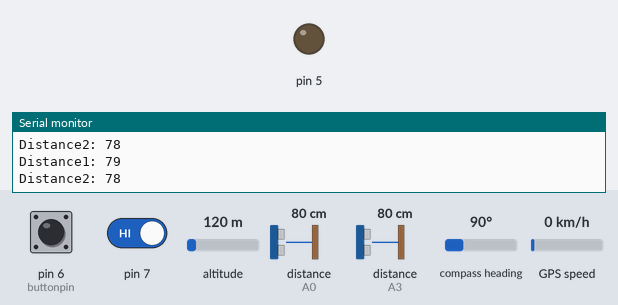
Bench run of a sketch on a simulated Arduino Uno, built with avr-gcc and run on an emulated ATmega328P. Parts: output pins drawn as LEDs (lit = HIGH), the last lines printed to the serial monitor. Wiring (inferred from the names in the program): 2 × ultrasonic range finder: trigger A1, echo A0 / trigger A2, echo A3. Dashed ring = blinking. The test bench sets the inputs (shaded band); at power-on: distance to the obstacle (sensors on A0, A3) 80 cm, pin 7 HIGH, pin 6 (buttonpin) HIGH, altitude 120 m, compass heading 90°, GPS speed 0 km/h. The echo pulse lasts 58.3 µs per cm; the GPS gets a fix after 3 s at 37.7749, -122.4194 with 8 satellites; the modem accepts every AT command (registered, SIM ready, sends succeed) and sends nothing else; pins used as bus, display or sensor lines are not drawn.

Above: at 10.2 s.
10.3 s: distance to the obstacle (sensor on A0) set to 23 cm
11.8 s: distance to the obstacle (sensor on A0) set to 19 cm
At 12.2 s:
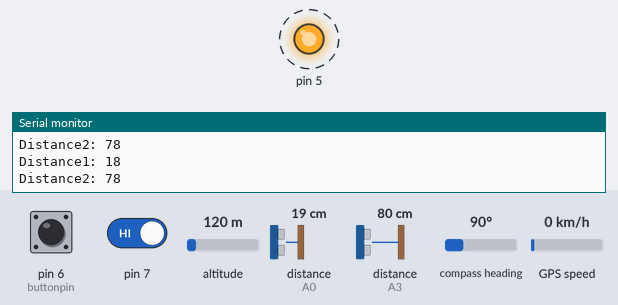
14.8 s: pin 7 driven LOW
At 16.3 s:
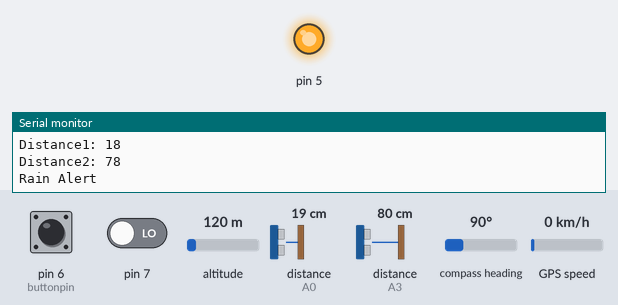
17.8 s: pin 6 (buttonpin) pulled LOW for 0.15 s
At 18.7 s:
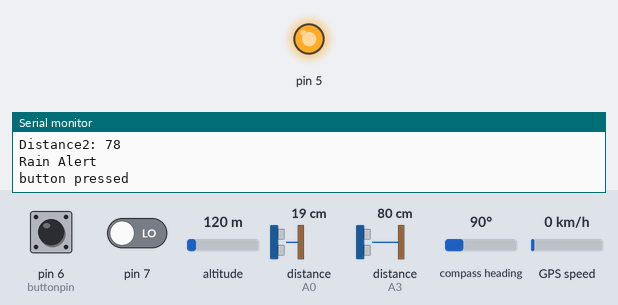
20.9 s: distance to the obstacle (sensor on A0) set to 35 cm
At 21.8 s:
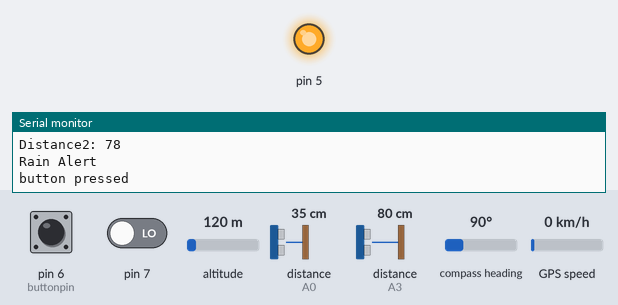
23.9 s: distance to the obstacle (sensor on A0) set to 2 cm
At 26.61 s:
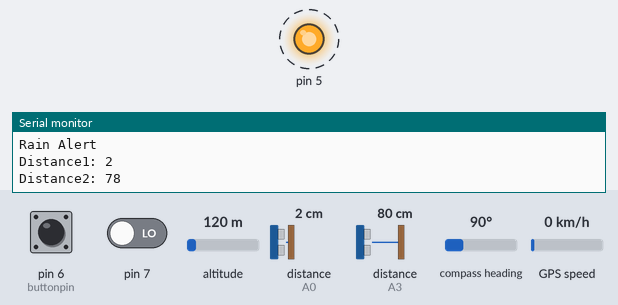
Timing chart, 0 to 27.9 s (numbered marks = the images above; inputs shaded):
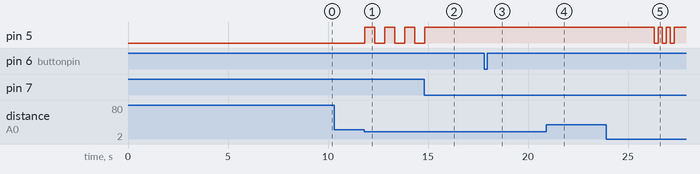

Measured:
- the behaviour switches between 22 and 21 cm on distance to the obstacle (sensor on A0) (found by bisection; images 0 and 1)
- after the input at 11.8 s, pin 5: alternates HIGH for 0.50 s and LOW for 0.50 s, starting at once
- after the input at 14.8 s, pin 5: goes on until 14.8 s, then stays HIGH
- after the input at 17.8 s, pin 5: stops changing and stays HIGH
- after the input at 20.9 s, pin 5: stays HIGH (without the input it goes to LOW after 2.7 s)
- after the input at 23.9 s, pin 5: alternates HIGH for 0.20 s and LOW for 0.20 s, 6 changes in all, then stays HIGH, starting after 2.4 s

The sketch:

Smart_Stick_Final_Code.ino
```cpp
#include <SoftwareSerial.h>
#include <TinyGPS++.h>

    int buttonpin = 6;

      float lattitude, longitude;

        float a[2];

          float *p;

            SoftwareSerial gpsSerial(10, 11);

          SoftwareSerial gsmSerial(2, 3);

        TinyGPSPlus gps;

      const int trigPin1 = A1;

    const int echoPin1 = A0;

  long duration1;

int distance1;

    const int trigPin2 = A2;

        const int echoPin2 = A3;

            long duration2;

        int distance2;

    void setup()

{

                      pinMode(trigPin1, OUTPUT);

                  pinMode(echoPin1, INPUT);

              pinMode(5, OUTPUT);

          Serial.begin(9600);

      pinMode(trigPin2, OUTPUT);

  pinMode(echoPin2, INPUT);

pinMode(buttonpin, INPUT_PULLUP);

  Serial.begin(9600);

      delay(1000);

          gpsSerial.begin(9600);

              delay(1000);

                  gsmSerial.begin(9600);

                      delay(1000);

                        Serial.print("—Tracking–");

                    Serial.print("***Location***");

                gsmSerial.println("AT+CNMI=2,2,0,0,0");

            delay(3000);

        Serial.print("Initializing……");

    delay(2000);

Serial.print("System Ready  ");

  delay(1000);
}

void loop()

{


  digitalWrite(trigPin1, LOW);

  delayMicroseconds(2);

  digitalWrite(trigPin1, HIGH);

  delayMicroseconds(10);

  digitalWrite(trigPin1, LOW);

  duration1 = pulseIn(echoPin1, HIGH);

  distance1 = duration1 * 0.034 / 2;

  Serial.print("Distance1: ");

  Serial.println(distance1);

  digitalWrite(trigPin2, LOW);

  delayMicroseconds(2);

  digitalWrite(trigPin2, HIGH);

  delayMicroseconds(10);

  digitalWrite(trigPin2, LOW);

  duration2 = pulseIn(echoPin2, HIGH);

  distance2 = duration2 * 0.034 / 2;

  Serial.print("Distance2: ");

  Serial.println(distance2);

//For Long Distance*****

  if (distance1 <= 20 && distance1 >= 10 || distance2 <= 20 && distance2 >=10)
  {

    digitalWrite(5, HIGH);

    delay(500);

    digitalWrite(5, LOW);

    delay(500);
    digitalWrite(5, HIGH);

    delay(500);

    digitalWrite(5, LOW);

    delay(500);
    digitalWrite(5, HIGH);

    delay(500);

    digitalWrite(5, LOW);
    delay(500);

  }

    //For Short Distance
  else if (distance1 <= 10 || distance2 <= 10)
  {

    digitalWrite(5, HIGH);

    delay(200);

    digitalWrite(5, LOW);
    delay(200);
    digitalWrite(5, HIGH);

    delay(200);

    digitalWrite(5, LOW);
    delay(200);
    digitalWrite(5, HIGH);

    delay(200);

    digitalWrite(5, LOW);
    delay(200);

  }

  else

    digitalWrite(5, LOW);

  int sensorValue = digitalRead(7);

  if (sensorValue == 0) {

    digitalWrite(5, HIGH);

    Serial.println("Rain Alert");

    delay(1500);

    digitalWrite(5, LOW);

    digitalWrite(5, HIGH);

    delay(1500);

  }

  else

    digitalWrite(5, LOW);

  if (digitalRead(buttonpin) == LOW)

  {

    Serial.println("button pressed");

    delay(2000);

    SendMessage();
  }

  if (gsmSerial.available() > 0)

    Serial.write(gsmSerial.read());

  while (gsmSerial.available())

  {

    gsmSerial.read();
  }

  while (Serial.available())

  {

    Serial.read();
  }

  get_gsm();
}

float *get_gps()

{

  gpsSerial.listen();

  Serial.println("INSIDE get_gps");

  while (1)

  {

    while (gpsSerial.available() > 0)

    {
      gps.encode(gpsSerial.read());
    }

    if (gps.location.isUpdated())

    {

      Serial.print("LAT=");
      Serial.println(gps.location.lat(), 6);

      Serial.print("LONG=");
      Serial.println(gps.location.lng(), 6);

      lattitude = gps.location.lat();

      longitude = gps.location.lng();

      break;
    }
  }

  a[0] = lattitude;

  a[1] = longitude;

  return a;
}

void get_gsm()

{

  gsmSerial.listen();

  while (gsmSerial.available() > 0)

  {
    Serial.println("INSIDE gsmSerial.available");

    if (gsmSerial.find("Track"))

    {
      Serial.println("INSIDE track");

      gsmSerial.println("AT+CMGF=1");

      delay(1000);

      gsmSerial.println("AT+CMGS=\"+918513925763\"\r");

      delay(1000);

      p = get_gps();

      gsmSerial.listen();

      Serial.print("Your Car Location: ");

      gsmSerial.print("Your Car Location: ");

      Serial.print("LATTITUDE=");
      Serial.print(*p, 6);

      gsmSerial.print("LATTITUDE=");
      gsmSerial.print(*p, 6);
      gsmSerial.print(",");  // SMS text

      Serial.print("LONGITUDE=");
      Serial.print(*(p + 1), 6);

      gsmSerial.print("LONGITUDE=");
      gsmSerial.print(*(p + 1), 6);  // SMS text

      delay(100);

      gsmSerial.println((char)26);

      delay(1000);
    }
  }
}

void SendMessage()

{

  gsmSerial.println("AT+CMGF=1");

  delay(1000);

  gsmSerial.println("AT+CMGS=\"+918513925763\"\r");

  delay(1000);

  gsmSerial.println("I Am In Problem Plz Help Me");

  delay(1000);

  p = get_gps();

  gsmSerial.listen();

  Serial.print("Your Position is : ");

  gsmSerial.print("position is : ");

  Serial.print("LATTITUDE=");
  Serial.print(*p, 6);

  gsmSerial.print("LATTITUDE=");
  gsmSerial.print(*p, 6);
  gsmSerial.print(",");  //  SMS text

  Serial.print("LONGITUDE=");
  Serial.print(*(p + 1), 6);

  gsmSerial.print("LONGITUDE=");
  gsmSerial.print(*(p + 1), 6);  //  SMS text

  delay(100);

  gsmSerial.println((char)26);
}
```
